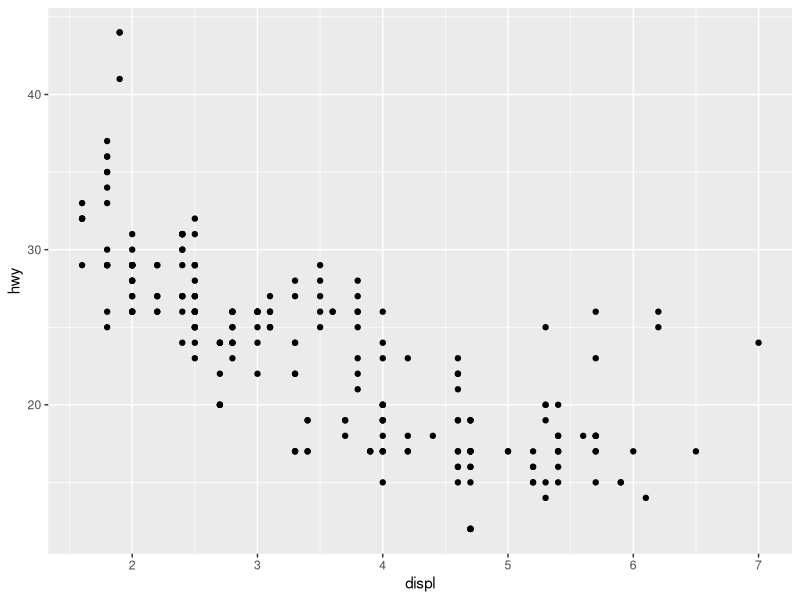
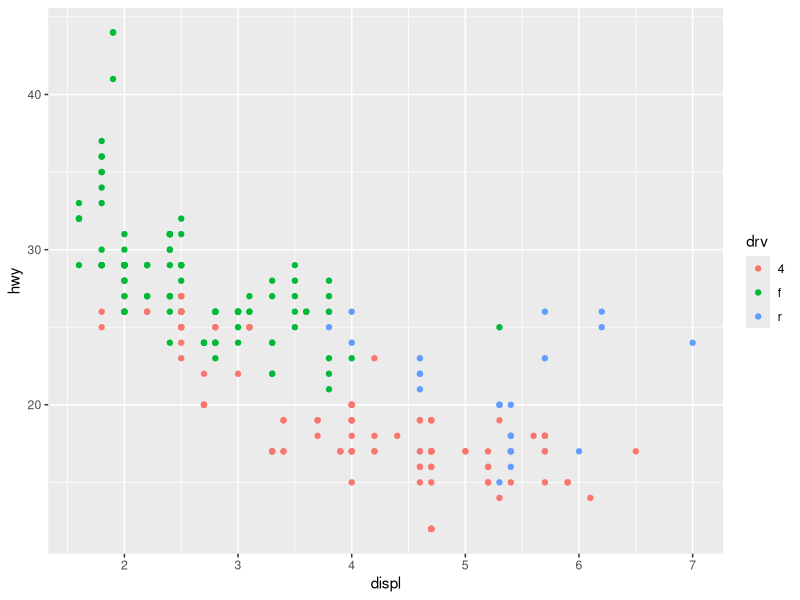

These figures' R source, in order:
install.packages("ggplot2")
library("ggplot2")

##example data set
str(mpg)

## function belows follows:
## qplot(x coordinate, y coordinate, data = dataframe)
qplot(displ, hwy, data = mpg)

##Modifying Aesthetics 
##command color = drv changes color automcatically 
## to different 
qplot(displ, hwy, data = mpg, color = drv)


